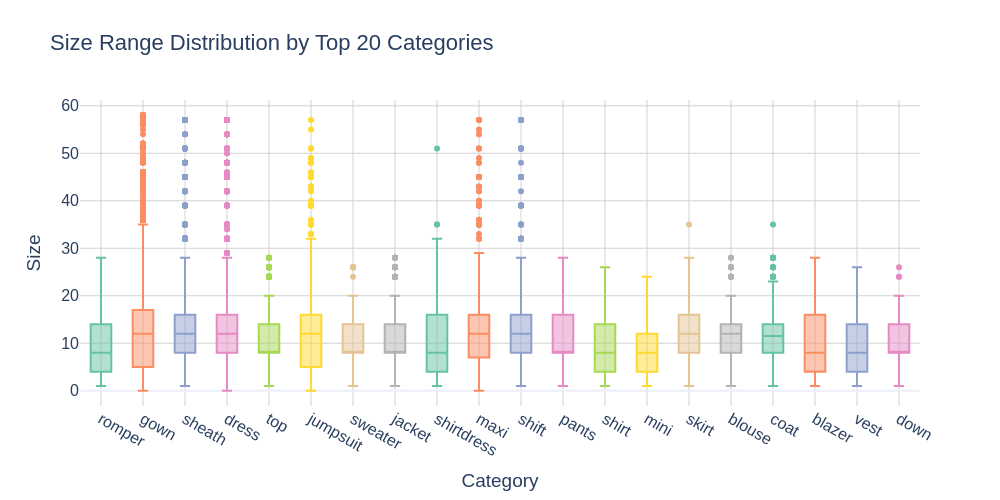

The code cell stored with this chart in its notebook:
### Code cell
# --- Visualization 9: Fit Feedback by Body Type (Sunburst Chart) ---
# 1. Prepare the data: Group by 'body_type' and 'fit' to get counts
fit_feedback = (
    rent_the_runway_visualization
    .groupby(['body_type', 'fit'])
    .size()
    .reset_index(name='count')
)

# --- Visualization 9: Fit Feedback by Body Type (Stacked Bar Chart) ---
fig9 = px.bar(
    fit_feedback,
    x='body_type',
    y='count',
    color='fit',
    title='Fit Feedback Breakdown by Body Type',
    labels={'body_type': 'Body Type', 'count': 'Count', 'fit': 'Fit Feedback'},
    color_discrete_sequence=color_sequence,
    template=plotly_template
)
fig9.update_layout(
    barmode='stack',
    width=fig_width,
    height=fig_height,
    font=dict(family=font_family, size=16)
)
#fig9.show()

# --- Visualization 10: Size Range by Category (Box Plot) ---
top_20_categories = rent_the_runway_visualization['category'].value_counts().head(20).index
df_top_categories = rent_the_runway_visualization[rent_the_runway_visualization['category'].isin(top_20_categories)]
fig10 = px.box(
    df_top_categories,
    x='category',
    y='size',
    title='Size Range Distribution by Top 20 Categories',
    labels={'category': 'Category', 'size': 'Size'},
    color='category',
    color_discrete_sequence=color_sequence,
    template=plotly_template
)
fig10.update_layout(
    width=fig_width,
    height=fig_height,
    font=dict(family=font_family, size=16),
    showlegend=False,
    xaxis=dict(showgrid=True, gridcolor='lightgray'),
    yaxis=dict(showgrid=True, gridcolor='lightgray')
)
#fig10.show()

### Figure 1 — Plotly figure (JSON) as saved in the notebook; plotly's stock layout.template omitted (floating-point values rounded to 4 significant figures; data arrays with more than 128 entries replaced by an {"elided": "..."} marker saying what was removed)
{"data": [{"alignmentgroup": "True", "hovertemplate": "Category=%{x}<br>Size=%{y}<extra></extra>", "legendgroup": "romper", "marker": {"color": "rgb(102,194,165)"}, "name": "romper", "notched": false, "offsetgroup": "romper", "orientation": "v", "showlegend": true, "type": "box", "x": {"elided": "3070 str values"}, "x0": " ", "xaxis": "x", "y": {"elided": "3070 int values"}, "y0": " ", "yaxis": "y"}, {"alignmentgroup": "True", "hovertemplate": "Category=%{x}<br>Size=%{y}<extra></extra>", "legendgroup": "gown", "marker": {"color": "rgb(252,141,98)"}, "name": "gown", "notched": false, "offsetgroup": "gown", "orientation": "v", "showlegend": true, "type": "box", "x": {"elided": "44332 str values"}, "x0": " ", "xaxis": "x", "y": {"elided": "44332 int values"}, "y0": " ", "yaxis": "y"}, {"alignmentgroup": "True", "hovertemplate": "Category=%{x}<br>Size=%{y}<extra></extra>", "legendgroup": "sheath", "marker": {"color": "rgb(141,160,203)"}, "name": "sheath", "notched": false, "offsetgroup": "sheath", "orientation": "v", "showlegend": true, "type": "box", "x": {"elided": "19264 str values"}, "x0": " ", "xaxis": "x", "y": {"elided": "19264 int values"}, "y0": " ", "yaxis": "y"}, {"alignmentgroup": "True", "hovertemplate": "Category=%{x}<br>Size=%{y}<extra></extra>", "legendgroup": "dress", "marker": {"color": "rgb(231,138,195)"}, "name": "dress", "notched": false, "offsetgroup": "dress", "orientation": "v", "showlegend": true, "type": "box", "x": {"elided": "92718 str values"}, "x0": " ", "xaxis": "x", "y": {"elided": "92718 int values"}, "y0": " ", "yaxis": "y"}, {"alignmentgroup": "True", "hovertemplate": "Category=%{x}<br>Size=%{y}<extra></extra>", "legendgroup": "top", "marker": {"color": "rgb(166,216,84)"}, "name": "top", "notched": false, "offsetgroup": "top", "orientation": "v", "showlegend": true, "type": "box", "x": {"elided": "4931 str values"}, "x0": " ", "xaxis": "x", "y": {"elided": "4931 int values"}, "y0": " ", "yaxis": "y"}, {"alignmentgroup": "True", "hovertemplate": "Category=%{x}<br>Size=%{y}<extra></extra>", "legendgroup": "jumpsuit", "marker": {"color": "rgb(255,217,47)"}, "name": "jumpsuit", "notched": false, "offsetgroup": "jumpsuit", "orientation": "v", "showlegend": true, "type": "box", "x": {"elided": "5184 str values"}, "x0": " ", "xaxis": "x", "y": {"elided": "5184 int values"}, "y0": " ", "yaxis": "y"}, {"alignmentgroup": "True", "hovertemplate": "Category=%{x}<br>Size=%{y}<extra></extra>", "legendgroup": "sweater", "marker": {"color": "rgb(229,196,148)"}, "name": "sweater", "notched": false, "offsetgroup": "sweater", "orientation": "v", "showlegend": true, "type": "box", "x": {"elided": "1149 str values"}, "x0": " ", "xaxis": "x", "y": {"elided": "1149 int values"}, "y0": " ", "yaxis": "y"}, {"alignmentgroup": "True", "hovertemplate": "Category=%{x}<br>Size=%{y}<extra></extra>", "legendgroup": "jacket", "marker": {"color": "rgb(179,179,179)"}, "name": "jacket", "notched": false, "offsetgroup": "jacket", "orientation": "v", "showlegend": true, "type": "box", "x": {"elided": "2404 str values"}, "x0": " ", "xaxis": "x", "y": {"elided": "2404 int values"}, "y0": " ", "yaxis": "y"}, {"alignmentgroup": "True", "hovertemplate": "Category=%{x}<br>Size=%{y}<extra></extra>", "legendgroup": "shirtdress", "marker": {"color": "rgb(102,194,165)"}, "name": "shirtdress", "notched": false, "offsetgroup": "shirtdress", "orientation": "v", "showlegend": true, "type": "box", "x": {"elided": "729 str values"}, "x0": " ", "xaxis": "x", "y": {"elided": "729 int values"}, "y0": " ", "yaxis": "y"}, {"alignmentgroup": "True", "hovertemplate": "Category=%{x}<br>Size=%{y}<extra></extra>", "legendgroup": "maxi", "marker": {"color": "rgb(252,141,98)"}, "name": "maxi", "notched": false, "offsetgroup": "maxi", "orientation": "v", "showlegend": true, "type": "box", "x": {"elided": "3443 str values"}, "x0": " ", "xaxis": "x", "y": {"elided": "3443 int values"}, "y0": " ", "yaxis": "y"}, {"alignmentgroup": "True", "hovertemplate": "Category=%{x}<br>Size=%{y}<extra></extra>", "legendgroup": "shift", "marker": {"color": "rgb(141,160,203)"}, "name": "shift", "notched": false, "offsetgroup": "shift", "orientation": "v", "showlegend": true, "type": "box", "x": {"elided": "5362 str values"}, "x0": " ", "xaxis": "x", "y": {"elided": "5362 int values"}, "y0": " ", "yaxis": "y"}, {"alignmentgroup": "True", "hovertemplate": "Category=%{x}<br>Size=%{y}<extra></extra>", "legendgroup": "pants", "marker": {"color": "rgb(231,138,195)"}, "name": "pants", "notched": false, "offsetgroup": "pants", "orientation": "v", "showlegend": true, "type": "box", "x": {"elided": "422 str values"}, "x0": " ", "xaxis": "x", "y": {"elided": "422 int values"}, "y0": " ", "yaxis": "y"}, {"alignmentgroup": "True", "hovertemplate": "Category=%{x}<br>Size=%{y}<extra></extra>", "legendgroup": "shirt", "marker": {"color": "rgb(166,216,84)"}, "name": "shirt", "notched": false, "offsetgroup": "shirt", "orientation": "v", "showlegend": true, "type": "box", "x": {"elided": "277 str values"}, "x0": " ", "xaxis": "x", "y": {"elided": "277 int values"}, "y0": " ", "yaxis": "y"}, {"alignmentgroup": "True", "hovertemplate": "Category=%{x}<br>Size=%{y}<extra></extra>", "legendgroup": "mini", "marker": {"color": "rgb(255,217,47)"}, "name": "mini", "notched": false, "offsetgroup": "mini", "orientation": "v", "showlegend": true, "type": "box", "x": {"elided": "1751 str values"}, "x0": " ", "xaxis": "x", "y": {"elided": "1751 int values"}, "y0": " ", "yaxis": "y"}, {"alignmentgroup": "True", "hovertemplate": "Category=%{x}<br>Size=%{y}<extra></extra>", "legendgroup": "skirt", "marker": {"color": "rgb(229,196,148)"}, "name": "skirt", "notched": false, "offsetgroup": "skirt", "orientation": "v", "showlegend": true, "type": "box", "x": {"elided": "1531 str values"}, "x0": " ", "xaxis": "x", "y": {"elided": "1531 int values"}, "y0": " ", "yaxis": "y"}, {"alignmentgroup": "True", "hovertemplate": "Category=%{x}<br>Size=%{y}<extra></extra>", "legendgroup": "blouse", "marker": {"color": "rgb(179,179,179)"}, "name": "blouse", "notched": false, "offsetgroup": "blouse", "orientation": "v", "showlegend": true, "type": "box", "x": {"elided": "651 str values"}, "x0": " ", "xaxis": "x", "y": {"elided": "651 int values"}, "y0": " ", "yaxis": "y"}, {"alignmentgroup": "True", "hovertemplate": "Category=%{x}<br>Size=%{y}<extra></extra>", "legendgroup": "coat", "marker": {"color": "rgb(102,194,165)"}, "name": "coat", "notched": false, "offsetgroup": "coat", "orientation": "v", "showlegend": true, "type": "box", "x": {"elided": "980 str values"}, "x0": " ", "xaxis": "x", "y": {"elided": "980 int values"}, "y0": " ", "yaxis": "y"}, {"alignmentgroup": "True", "hovertemplate": "Category=%{x}<br>Size=%{y}<extra></extra>", "legendgroup": "blazer", "marker": {"color": "rgb(252,141,98)"}, "name": "blazer", "notched": false, "offsetgroup": "blazer", "orientation": "v", "showlegend": true, "type": "box", "x": {"elided": "782 str values"}, "x0": " ", "xaxis": "x", "y": {"elided": "782 int values"}, "y0": " ", "yaxis": "y"}, {"alignmentgroup": "True", "hovertemplate": "Category=%{x}<br>Size=%{y}<extra></extra>", "legendgroup": "vest", "marker": {"color": "rgb(141,160,203)"}, "name": "vest", "notched": false, "offsetgroup": "vest", "orientation": "v", "showlegend": true, "type": "box", "x": {"elided": "278 str values"}, "x0": " ", "xaxis": "x", "y": {"elided": "278 int values"}, "y0": " ", "yaxis": "y"}, {"alignmentgroup": "True", "hovertemplate": "Category=%{x}<br>Size=%{y}<extra></extra>", "legendgroup": "down", "marker": {"color": "rgb(231,138,195)"}, "name": "down", "notched": false, "offsetgroup": "down", "orientation": "v", "showlegend": true, "type": "box", "x": {"elided": "464 str values"}, "x0": " ", "xaxis": "x", "y": {"elided": "464 int values"}, "y0": " ", "yaxis": "y"}], "layout": {"boxmode": "overlay", "font": {"family": "Arial", "size": 16}, "height": 500, "legend": {"title": {"text": "Category"}, "tracegroupgap": 0}, "showlegend": false, "title": {"text": "Size Range Distribution by Top 20 Categories"}, "width": 1000, "xaxis": {"anchor": "y", "categoryarray": ["romper", "gown", "sheath", "dress", "top", "jumpsuit", "sweater", "jacket", "shirtdress", "maxi", "shift", "pants", "shirt", "mini", "skirt", "blouse", "coat", "blazer", "vest", "down"], "categoryorder": "array", "domain": [0, 1], "gridcolor": "lightgray", "showgrid": true, "title": {"text": "Category"}}, "yaxis": {"anchor": "x", "domain": [0, 1], "gridcolor": "lightgray", "showgrid": true, "title": {"text": "Size"}}}}
